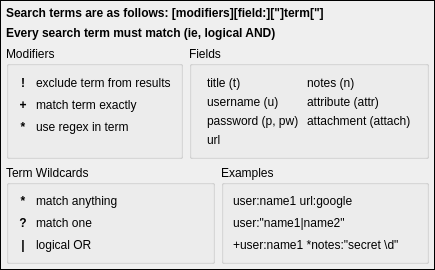
<?xml version="1.0" encoding="UTF-8"?>
<ui version="4.0">
 <class>SearchHelpWidget</class>
 <widget class="QFrame" name="SearchHelpWidget">
  <property name="geometry">
   <rect>
    <x>0</x>
    <y>0</y>
    <width>334</width>
    <height>249</height>
   </rect>
  </property>
  <property name="windowTitle">
   <string>Search Help</string>
  </property>
  <property name="autoFillBackground">
   <bool>false</bool>
  </property>
  <property name="frameShape">
   <enum>QFrame::Box</enum>
  </property>
  <property name="frameShadow">
   <enum>QFrame::Plain</enum>
  </property>
  <layout class="QVBoxLayout" name="verticalLayout">
   <property name="spacing">
    <number>6</number>
   </property>
   <property name="sizeConstraint">
    <enum>QLayout::SetDefaultConstraint</enum>
   </property>
   <property name="leftMargin">
    <number>5</number>
   </property>
   <property name="topMargin">
    <number>5</number>
   </property>
   <property name="rightMargin">
    <number>5</number>
   </property>
   <property name="bottomMargin">
    <number>5</number>
   </property>
   <item>
    <widget class="QLabel" name="label_2">
     <property name="sizePolicy">
      <sizepolicy hsizetype="Preferred" vsizetype="Preferred">
       <horstretch>0</horstretch>
       <verstretch>0</verstretch>
      </sizepolicy>
     </property>
     <property name="font">
      <font>
       <weight>75</weight>
       <bold>true</bold>
      </font>
     </property>
     <property name="text">
      <string>Search terms are as follows: [modifiers][field:][&quot;]term[&quot;]</string>
     </property>
    </widget>
   </item>
   <item>
    <widget class="QLabel" name="label_24">
     <property name="sizePolicy">
      <sizepolicy hsizetype="Preferred" vsizetype="Preferred">
       <horstretch>0</horstretch>
       <verstretch>0</verstretch>
      </sizepolicy>
     </property>
     <property name="font">
      <font>
       <weight>75</weight>
       <bold>true</bold>
      </font>
     </property>
     <property name="text">
      <string>Every search term must match (ie, logical AND)</string>
     </property>
    </widget>
   </item>
   <item>
    <layout class="QHBoxLayout" name="horizontalLayout_2" stretch="0,0">
     <item>
      <widget class="QGroupBox" name="groupBox_2">
       <property name="font">
        <font>
         <weight>50</weight>
         <bold>false</bold>
        </font>
       </property>
       <property name="title">
        <string>Modifiers</string>
       </property>
       <layout class="QFormLayout" name="formLayout">
        <property name="horizontalSpacing">
         <number>8</number>
        </property>
        <property name="verticalSpacing">
         <number>8</number>
        </property>
        <property name="leftMargin">
         <number>9</number>
        </property>
        <property name="topMargin">
         <number>10</number>
        </property>
        <property name="rightMargin">
         <number>9</number>
        </property>
        <property name="bottomMargin">
         <number>9</number>
        </property>
        <item row="0" column="0">
         <widget class="QLabel" name="label_4">
          <property name="minimumSize">
           <size>
            <width>10</width>
            <height>0</height>
           </size>
          </property>
          <property name="font">
           <font>
            <weight>75</weight>
            <bold>true</bold>
           </font>
          </property>
          <property name="text">
           <string notr="true">!</string>
          </property>
          <property name="scaledContents">
           <bool>false</bool>
          </property>
          <property name="alignment">
           <set>Qt::AlignCenter</set>
          </property>
         </widget>
        </item>
        <item row="0" column="1">
         <widget class="QLabel" name="label_7">
          <property name="text">
           <string>exclude term from results</string>
          </property>
         </widget>
        </item>
        <item row="1" column="1">
         <widget class="QLabel" name="label_8">
          <property name="text">
           <string>match term exactly</string>
          </property>
         </widget>
        </item>
        <item row="2" column="0">
         <widget class="QLabel" name="label_16">
          <property name="minimumSize">
           <size>
            <width>10</width>
            <height>0</height>
           </size>
          </property>
          <property name="font">
           <font>
            <weight>75</weight>
            <bold>true</bold>
           </font>
          </property>
          <property name="text">
           <string notr="true">*</string>
          </property>
          <property name="alignment">
           <set>Qt::AlignCenter</set>
          </property>
         </widget>
        </item>
        <item row="2" column="1">
         <widget class="QLabel" name="label_15">
          <property name="text">
           <string>use regex in term</string>
          </property>
         </widget>
        </item>
        <item row="1" column="0">
         <widget class="QLabel" name="label_6">
          <property name="minimumSize">
           <size>
            <width>10</width>
            <height>0</height>
           </size>
          </property>
          <property name="font">
           <font>
            <weight>75</weight>
            <bold>true</bold>
           </font>
          </property>
          <property name="text">
           <string notr="true">+</string>
          </property>
          <property name="alignment">
           <set>Qt::AlignCenter</set>
          </property>
         </widget>
        </item>
       </layout>
      </widget>
     </item>
     <item>
      <widget class="QGroupBox" name="groupBox">
       <property name="font">
        <font>
         <weight>50</weight>
         <bold>false</bold>
        </font>
       </property>
       <property name="title">
        <string>Fields</string>
       </property>
       <property name="flat">
        <bool>false</bool>
       </property>
       <layout class="QGridLayout" name="gridLayout">
        <property name="leftMargin">
         <number>15</number>
        </property>
        <property name="topMargin">
         <number>10</number>
        </property>
        <property name="rightMargin">
         <number>15</number>
        </property>
        <property name="horizontalSpacing">
         <number>8</number>
        </property>
        <property name="verticalSpacing">
         <number>5</number>
        </property>
        <item row="1" column="0">
         <widget class="QLabel" name="label_3">
          <property name="text">
           <string notr="true">username (u)</string>
          </property>
         </widget>
        </item>
        <item row="2" column="0">
         <widget class="QLabel" name="label_11">
          <property name="text">
           <string notr="true">password (p, pw)</string>
          </property>
         </widget>
        </item>
        <item row="0" column="0">
         <widget class="QLabel" name="label">
          <property name="text">
           <string notr="true">title (t)</string>
          </property>
         </widget>
        </item>
        <item row="3" column="0">
         <widget class="QLabel" name="label_13">
          <property name="text">
           <string notr="true">url</string>
          </property>
         </widget>
        </item>
        <item row="0" column="1">
         <widget class="QLabel" name="label_5">
          <property name="text">
           <string notr="true">notes (n)</string>
          </property>
         </widget>
        </item>
        <item row="1" column="1">
         <widget class="QLabel" name="label_12">
          <property name="text">
           <string notr="true">attribute (attr)</string>
          </property>
         </widget>
        </item>
        <item row="2" column="1">
         <widget class="QLabel" name="label_14">
          <property name="text">
           <string notr="true">attachment (attach)</string>
          </property>
         </widget>
        </item>
       </layout>
      </widget>
     </item>
    </layout>
   </item>
   <item>
    <layout class="QHBoxLayout" name="horizontalLayout">
     <item>
      <widget class="QGroupBox" name="groupBox_4">
       <property name="title">
        <string>Term Wildcards</string>
       </property>
       <layout class="QFormLayout" name="formLayout_2">
        <property name="horizontalSpacing">
         <number>8</number>
        </property>
        <property name="verticalSpacing">
         <number>8</number>
        </property>
        <item row="0" column="0">
         <widget class="QLabel" name="label_18">
          <property name="minimumSize">
           <size>
            <width>10</width>
            <height>0</height>
           </size>
          </property>
          <property name="font">
           <font>
            <weight>75</weight>
            <bold>true</bold>
           </font>
          </property>
          <property name="text">
           <string notr="true">*</string>
          </property>
          <property name="scaledContents">
           <bool>false</bool>
          </property>
          <property name="alignment">
           <set>Qt::AlignCenter</set>
          </property>
         </widget>
        </item>
        <item row="1" column="0">
         <widget class="QLabel" name="label_19">
          <property name="minimumSize">
           <size>
            <width>10</width>
            <height>0</height>
           </size>
          </property>
          <property name="font">
           <font>
            <weight>75</weight>
            <bold>true</bold>
           </font>
          </property>
          <property name="text">
           <string notr="true">?</string>
          </property>
          <property name="alignment">
           <set>Qt::AlignCenter</set>
          </property>
         </widget>
        </item>
        <item row="2" column="0">
         <widget class="QLabel" name="label_20">
          <property name="minimumSize">
           <size>
            <width>10</width>
            <height>0</height>
           </size>
          </property>
          <property name="font">
           <font>
            <weight>75</weight>
            <bold>true</bold>
           </font>
          </property>
          <property name="text">
           <string notr="true">|</string>
          </property>
          <property name="alignment">
           <set>Qt::AlignCenter</set>
          </property>
         </widget>
        </item>
        <item row="0" column="1">
         <widget class="QLabel" name="label_21">
          <property name="text">
           <string>match anything</string>
          </property>
         </widget>
        </item>
        <item row="1" column="1">
         <widget class="QLabel" name="label_22">
          <property name="text">
           <string>match one</string>
          </property>
         </widget>
        </item>
        <item row="2" column="1">
         <widget class="QLabel" name="label_23">
          <property name="text">
           <string>logical OR</string>
          </property>
         </widget>
        </item>
       </layout>
      </widget>
     </item>
     <item>
      <widget class="QGroupBox" name="groupBox_3">
       <property name="title">
        <string>Examples</string>
       </property>
       <layout class="QVBoxLayout" name="verticalLayout_2">
        <property name="spacing">
         <number>8</number>
        </property>
        <item>
         <widget class="QLabel" name="label_9">
          <property name="sizePolicy">
           <sizepolicy hsizetype="Preferred" vsizetype="Preferred">
            <horstretch>0</horstretch>
            <verstretch>0</verstretch>
           </sizepolicy>
          </property>
          <property name="text">
           <string notr="true">user:name1 url:google</string>
          </property>
         </widget>
        </item>
        <item>
         <widget class="QLabel" name="label_10">
          <property name="sizePolicy">
           <sizepolicy hsizetype="Preferred" vsizetype="Preferred">
            <horstretch>0</horstretch>
            <verstretch>0</verstretch>
           </sizepolicy>
          </property>
          <property name="text">
           <string notr="true">user:&quot;name1|name2&quot;</string>
          </property>
         </widget>
        </item>
        <item>
         <widget class="QLabel" name="label_17">
          <property name="sizePolicy">
           <sizepolicy hsizetype="Preferred" vsizetype="Preferred">
            <horstretch>0</horstretch>
            <verstretch>0</verstretch>
           </sizepolicy>
          </property>
          <property name="text">
           <string notr="true">+user:name1 *notes:&quot;secret \d&quot;</string>
          </property>
         </widget>
        </item>
       </layout>
      </widget>
     </item>
    </layout>
   </item>
  </layout>
 </widget>
 <resources/>
 <connections/>
</ui>
